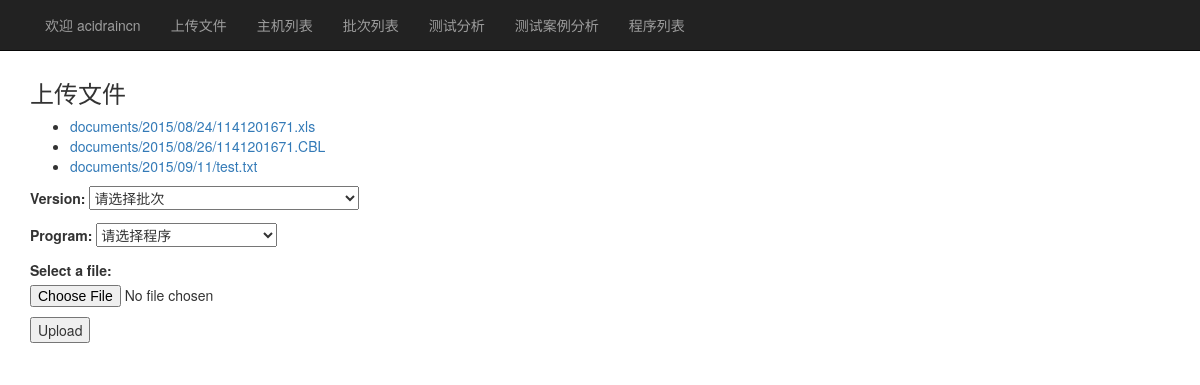
The app's page / (signed in) with its own data.
### TestMIS/models.py (models this page shows, shortened)
class Document(models.Model):
    docfile = models.FileField(
        verbose_name="选择文件",
        upload_to='documents/%Y/%m/%d'
    )
    class Meta:
        verbose_name="上传文件"
        verbose_name_plural="上传文件"

### TestMIS/views.py (the view)
# urls.py: url(r'^$', upload_document, name='upload_file'),
def upload_document(request):
    if request.method == 'POST':
        form = UploadFileForm(request.POST, request.FILES)
        if form.is_valid():
            newdoc = Document(docfile = request.FILES['docfile'])
            newdoc.save()
            f = open(newdoc.docfile.path, "r")
            for line in f.readlines():
                item = list(line.strip().split('\t'))
                prog = Program.objects.get(name=item[3])
                ta = TestAnalysis.objects.get(program=prog)
                tc = TestCase.objects.filter(test_analysis=ta, case_no=item[5])
                if len(item)==7:
                    tp = TestPoint.objects.get(test_case=tc, point_name=item[6])
                    a_status = 'B'
                    act_value = ''
                elif len(item)==11:
                    tp = TestPoint.objects.get(test_case=tc, point_name=item[6], var_name=item[8])
                    a_status = item[7]
                    act_value = item[9]
                Report.objects.create(execute_date=datetime.date(int(item[0][:4]), int(item[0][4:6]), int(item[0][6:])), execute_time=datetime.time(int(item[1][:2]), int(item[1][3:5]), int(item[1][6:])), driven_trade=item[2], test_teller=item[4], test_point=tp, status=a_status, actual_value=act_value)
            return HttpResponseRedirect(reverse(upload_document))
    else:
        form = UploadFileForm()
    documents = Document.objects.all()
    version = Version.objects.all()
    program = Program.objects.all()
    return render_to_response('upload_file.html', {'documents': documents, 'form': form, 'version': version,
                              'program': program}, context_instance=RequestContext(request)
    )

### TestMIS/forms.py
class UploadFileForm(forms.Form):
    version = ModelChoiceField(queryset=Version.objects.all(), empty_label="请选择批次")
    program = ModelChoiceField(queryset=Program.objects.all(), empty_label="请选择程序")
    docfile = forms.FileField(label='Select a file')

### TestMIS/models.py (called while the page is built)
    def __unicode__(self):
        return u"{0} - IP: {1}".format(self.name, self.ip)

    def __unicode__(self):
        return u"{0}({1})".format(self.pds, self.name)

    def __unicode__(self):
        return u"{0}批次: {2} on ({1})".format(self.name, self.place, self.alias)

### templates/upload_file.html (shortened to what this page needs)
{% extends 'base.html' %}
{% block content %}
<h3>上传文件</h3>
{% if documents %}
<ul>
  {% for document in documents %}
  <li><a href="{{ document.docfile.url }}">{{ document.docfile.name }}</a></li>
  {% endfor %}
</ul>
{% endif %}
<form action="{% url 'upload_file' %}" method="post" enctype="multipart/form-data" >
  {{ form.as_p }}
  <input type="submit" value="Upload"/>
</form>
{% endblock %}

### templates/base.html (shortened to what this page needs)
<html lang="en">
<head>
    {% load staticfiles %}
    {% block css %}
    <link rel="stylesheet" type="text/css" href="{% static 'TestMIS/bootstrap.min.css' %}" />
    {% endblock %}
</head>
<body>
<nav class="navbar navbar-inverse navbar-fixed-top">
    <div class="container">
        <div id="navbar" class="collapse navbar-collapse">
            <ul class="nav navbar-nav">
                {% if user.is_authenticated %}
                <li><a href="#"> 欢迎 {{ user.username }}</a></li>
                    <li><a href="{% url 'upload_file' %}">上传文件</a></li>
                    <li><a href="{% url 'place_list' %}">主机列表</a></li>
                    <li class=""><a href="{% url 'ver_list' %}">批次列表</a></li>
                    <li><a href="{% url 'testana_list' %}">测试分析</a></li>
                <li><a href="{% url 'testcase_list' %}">测试案例分析</a></li>
                <li><a href="{% url 'prog_list' %}">程序列表</a></li>
                {% endif %}
            </ul>
        </div>
    </div>
</nav>
<br/>
<br/>
<br/>
<div class="container">
    <div class="starter-template">
        {% block content %}
        {% endblock %}
    </div>
</div>
{% block scripts %}
{% endblock %}
</body>
</html>

### records on screen
Document: docfile.name "documents/2015/08/24/1141201671.xls"
Document: docfile.name "documents/2015/08/26/1141201671.CBL"
Document: docfile.name "documents/2015/09/11/test.txt"

### other values on screen
{{ user.username }} "acidraincn"
